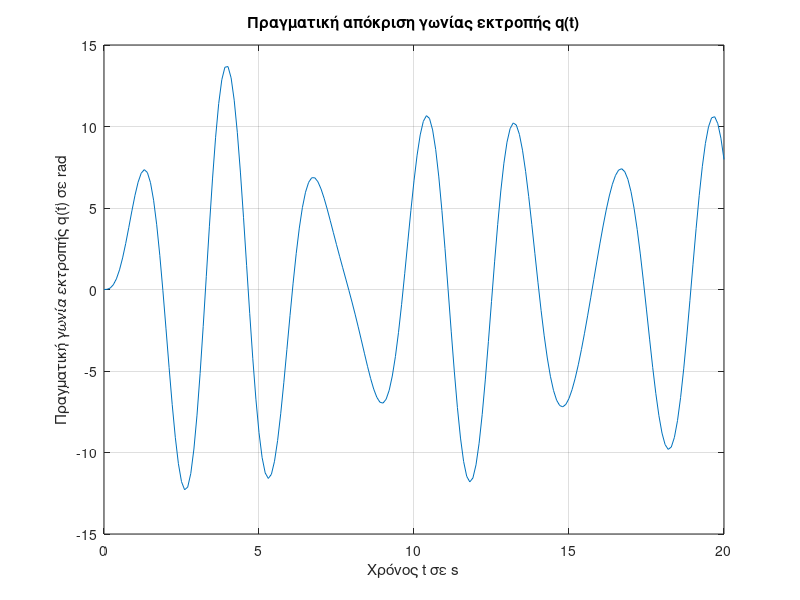
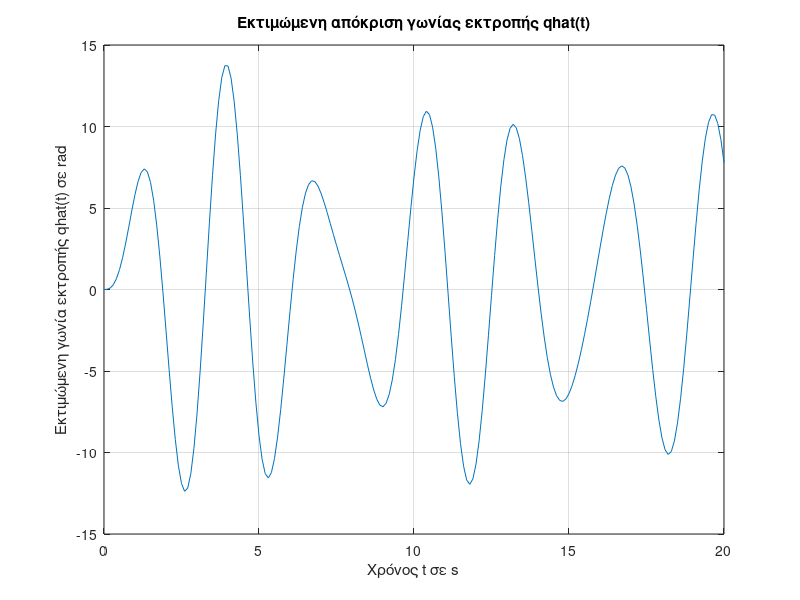
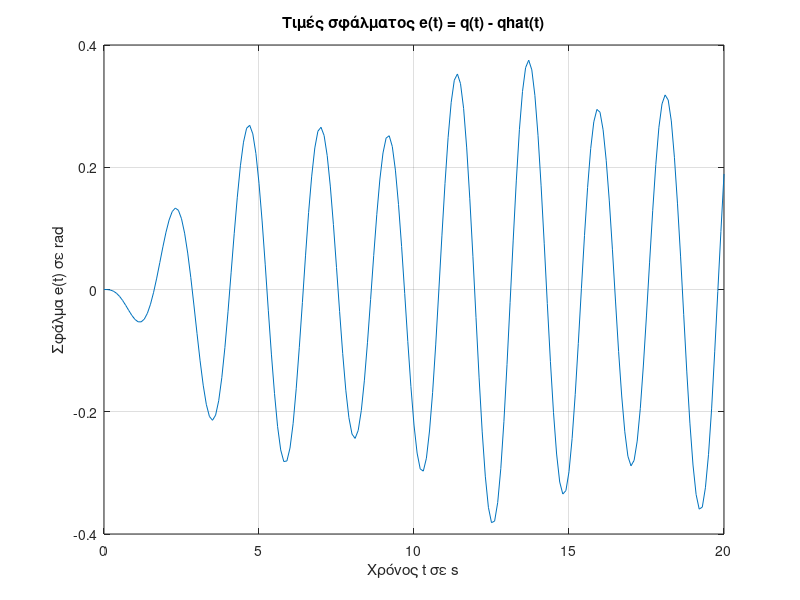

These charts were generated, in order, by the following MATLAB code:
clc, clearvars, close all;

%Generating samples for q and u

m = 0.75;
L = 1.25;
c = 0.15;
g = 9.81;
A0 = 40;
w = 2;

A = [0 1;
    -g/L -c/(m*L^2)];

B = [0 ;
    1/(m*L^2)];

u = @(t) A0 * sin(w * t);
f = @(t, x) A*x + B*u(t);
x0 = [0; 0];
dt = 1e-4;
tspan = 0:dt:20;
[~, x] = ode45(f, tspan, x0);

Ts = 0.1;
t_samples = 0:Ts:20;

u_samples = u(t_samples');
q_samples = interp1(tspan, x(:,1), t_samples');

%Filtering 

Lambda = tf([1 3 2], 1); % s^2 + 3s + 2
H1 = tf([1 0], [1 3 2]); % s / (s^2 + 3s + 2)
H2 = tf([1 0 0], [1 3 2]); % s^2 / (s^2 + 3s + 2)
J1 = lsim(H1, -q_samples, t_samples');
J2 = lsim(1/Lambda, -q_samples, t_samples');
J3 = lsim(1/Lambda, u_samples, t_samples');
J = [J1 J2 J3];

Y = lsim(H2, q_samples, t_samples');

theta = J \ Y;

%From thema1
A = [0 1;
    -theta(2) -theta(1)];
B = [0;
    theta(3)];

L_hat = g / theta(2);
m_hat = 1 / (theta(3) * L_hat^2);
c_hat = theta(1) * m_hat * L_hat^2;

fprintf("Οι εκτιμώμενες τιμές των παραμέτρων είναι:\n");
fprintf("Μάζα m: %.4f\n", m_hat);
fprintf("Μήκος εκκρεμούς L: %.4f\n", L_hat);
fprintf("Συντελεστής απόσβεσης c: %.4f\n", c_hat);

 

%Simulation of model
u = @(t) A0 * sin(w * t);
f = @(t, xhat) A*xhat + B*u(t);
x0 = [0; 0];
[~, xhat] = ode45(f, tspan, x0);
qhat_samples = interp1(tspan, xhat(:, 1), t_samples');

figure;
plot(t_samples, q_samples);  
xlabel('Χρόνος t σε s');
ylabel('Πραγματική γωνία εκτροπής q(t) σε rad');
title('Πραγματική απόκριση γωνίας εκτροπής q(t)');
grid on;

figure;
plot(t_samples, qhat_samples);
xlabel('Χρόνος t σε s');
ylabel('Εκτιμώμενη γωνία εκτροπής qhat(t) σε rad');
title("Εκτιμώμενη απόκριση γωνίας εκτροπής qhat(t)");
grid on;

e = q_samples - qhat_samples;
figure;
plot(t_samples, e);
xlabel('Χρόνος t σε s');
ylabel('Σφάλμα e(t) σε rad');
title("Τιμές σφάλματος e(t) = q(t) - qhat(t)");
grid on;